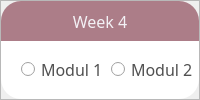
                           <widget class="QFrame" name="frame_17">
                            <property name="frameShape">
                             <enum>QFrame::StyledPanel</enum>
                            </property>
                            <property name="frameShadow">
                             <enum>QFrame::Raised</enum>
                            </property>
                            <layout class="QVBoxLayout" name="verticalLayout_14">
                             <property name="spacing">
                              <number>0</number>
                             </property>
                             <property name="leftMargin">
                              <number>0</number>
                             </property>
                             <property name="topMargin">
                              <number>0</number>
                             </property>
                             <property name="rightMargin">
                              <number>0</number>
                             </property>
                             <property name="bottomMargin">
                              <number>0</number>
                             </property>
                             <item>
                              <widget class="QLabel" name="label_7">
                               <property name="maximumSize">
                                <size>
                                 <width>16777215</width>
                                 <height>40</height>
                                </size>
                               </property>
                               <property name="font">
                                <font>
                                 <family>Tw Cen MT</family>
                                 <pointsize>12</pointsize>
                                </font>
                               </property>
                               <property name="styleSheet">
                                <string notr="true">QLabel#label_7{
background-color:rgb(172, 125, 136);
border-top-left-radius:20px;
border-top-right-radius:20px;
color:rgb(243, 241, 245);
}</string>
                               </property>
                               <property name="text">
                                <string>Week 4</string>
                               </property>
                               <property name="alignment">
                                <set>Qt::AlignCenter</set>
                               </property>
                              </widget>
                             </item>
                             <item>
                              <widget class="QFrame" name="frame_23">
                               <property name="styleSheet">
                                <string notr="true">QFrame#frame_23{
background-color:rgb(255, 255, 255);
border-bottom-left-radius:20px;
border-bottom-right-radius:20px;
}</string>
                               </property>
                               <property name="frameShape">
                                <enum>QFrame::StyledPanel</enum>
                               </property>
                               <property name="frameShadow">
                                <enum>QFrame::Raised</enum>
                               </property>
                               <widget class="QRadioButton" name="radioButton_24">
                                <property name="geometry">
                                 <rect>
                                  <x>20</x>
                                  <y>60</y>
                                  <width>82</width>
                                  <height>17</height>
                                 </rect>
                                </property>
                                <property name="font">
                                 <font>
                                  <family>Tw Cen MT</family>
                                  <pointsize>12</pointsize>
                                 </font>
                                </property>
                                <property name="styleSheet">
                                 <string notr="true">color:rgb(80, 80, 80);</string>
                                </property>
                                <property name="text">
                                 <string>Modul 4</string>
                                </property>
                               </widget>
                               <widget class="QRadioButton" name="radioButton_20">
                                <property name="geometry">
                                 <rect>
                                  <x>110</x>
                                  <y>20</y>
                                  <width>82</width>
                                  <height>17</height>
                                 </rect>
                                </property>
                                <property name="font">
                                 <font>
                                  <family>Tw Cen MT</family>
                                  <pointsize>12</pointsize>
                                 </font>
                                </property>
                                <property name="styleSheet">
                                 <string notr="true">color:rgb(80, 80, 80);</string>
                                </property>
                                <property name="text">
                                 <string>Modul 2</string>
                                </property>
                               </widget>
                               <widget class="QRadioButton" name="radioButton_22">
                                <property name="geometry">
                                 <rect>
                                  <x>110</x>
                                  <y>60</y>
                                  <width>82</width>
                                  <height>17</height>
                                 </rect>
                                </property>
                                <property name="font">
                                 <font>
                                  <family>Tw Cen MT</family>
                                  <pointsize>12</pointsize>
                                 </font>
                                </property>
                                <property name="styleSheet">
                                 <string notr="true">color:rgb(80, 80, 80);</string>
                                </property>
                                <property name="text">
                                 <string>Modul 5</string>
                                </property>
                               </widget>
                               <widget class="QRadioButton" name="radioButton_19">
                                <property name="geometry">
                                 <rect>
                                  <x>200</x>
                                  <y>20</y>
                                  <width>82</width>
                                  <height>17</height>
                                 </rect>
                                </property>
                                <property name="font">
                                 <font>
                                  <family>Tw Cen MT</family>
                                  <pointsize>12</pointsize>
                                 </font>
                                </property>
                                <property name="styleSheet">
                                 <string notr="true">color:rgb(80, 80, 80);</string>
                                </property>
                                <property name="text">
                                 <string>Modul 3</string>
                                </property>
                               </widget>
                               <widget class="QRadioButton" name="radioButton_23">
                                <property name="geometry">
                                 <rect>
                                  <x>200</x>
                                  <y>60</y>
                                  <width>82</width>
                                  <height>17</height>
                                 </rect>
                                </property>
                                <property name="font">
                                 <font>
                                  <family>Tw Cen MT</family>
                                  <pointsize>12</pointsize>
                                 </font>
                                </property>
                                <property name="styleSheet">
                                 <string notr="true">color:rgb(80, 80, 80);</string>
                                </property>
                                <property name="text">
                                 <string>Modul 6</string>
                                </property>
                               </widget>
                               <widget class="QRadioButton" name="radioButton_21">
                                <property name="geometry">
                                 <rect>
                                  <x>20</x>
                                  <y>20</y>
                                  <width>82</width>
                                  <height>17</height>
                                 </rect>
                                </property>
                                <property name="font">
                                 <font>
                                  <family>Tw Cen MT</family>
                                  <pointsize>12</pointsize>
                                 </font>
                                </property>
                                <property name="styleSheet">
                                 <string notr="true">color:rgb(80, 80, 80);</string>
                                </property>
                                <property name="text">
                                 <string>Modul 1</string>
                                </property>
                               </widget>
                              </widget>
                             </item>
                            </layout>
                           </widget>
